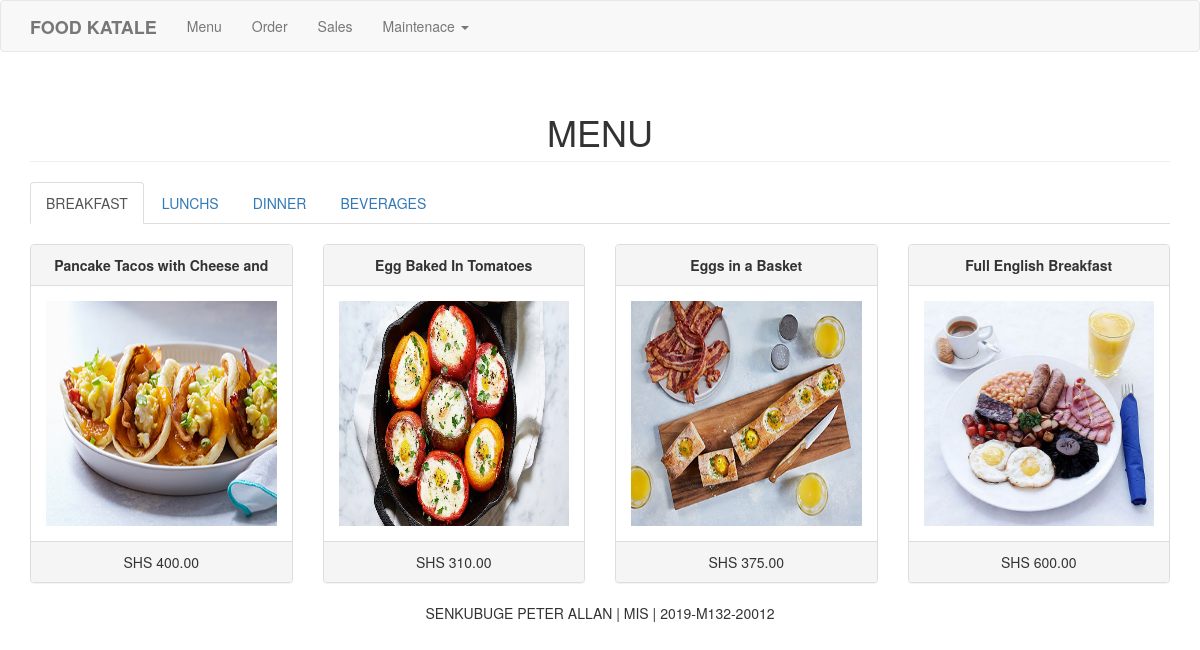
The page / on the database its author committed.
### tables this page shows
CREATE TABLE `category` (
  `categoryid` int(11) NOT NULL,
  `catname` varchar(30) NOT NULL
);

CREATE TABLE `product` (
  `productid` int(11) NOT NULL,
  `categoryid` int(1) NOT NULL,
  `productname` varchar(30) NOT NULL,
  `price` double NOT NULL,
  `photo` varchar(150) NOT NULL
);

### index.php (the view, shortened to what this page needs)
<?php include('header.php'); ?>
<body>
<?php include('navbar.php'); ?>
<div class="container">
	<h1 class="page-header text-center">MENU</h1>
	<ul class="nav nav-tabs">
		<?php
			$sql="select * from category order by categoryid asc limit 1";
			$fquery=$conn->query($sql);
			$frow=$fquery->fetch_array();
			?>
				<li class="active"><a data-toggle="tab" href="#<?php echo $frow['catname'] ?>"><?php echo $frow['catname'] ?></a></li>
			<?php
			$sql="select * from category order by categoryid asc";
			$nquery=$conn->query($sql);
			$num=$nquery->num_rows-1;
			$sql="select * from category order by categoryid asc limit 1, $num";
			$query=$conn->query($sql);
			while($row=$query->fetch_array()){
				?>
				<li><a data-toggle="tab" href="#<?php echo $row['catname'] ?>"><?php echo $row['catname'] ?></a></li>
				<?php
			}
		?>
	</ul>
	<div class="tab-content">
		<?php
			$sql="select * from category order by categoryid asc limit 1";
			$fquery=$conn->query($sql);
			$ftrow=$fquery->fetch_array();
			?>
				<div id="<?php echo $ftrow['catname']; ?>" class="tab-pane fade in active" style="margin-top:20px;">
					<?php
						$sql="select * from product where categoryid='".$ftrow['categoryid']."'";
						$pfquery=$conn->query($sql);
						$inc=4;
						while($pfrow=$pfquery->fetch_array()){
							$inc = ($inc == 4) ? 1 : $inc+1;
							if($inc == 1) echo "<div class='row'>";
							?>
								<div class="col-md-3">
									<div class="panel panel-default">
										<div class="panel-heading text-center">
											<b><?php echo $pfrow['productname']; ?></b>
										</div>
										<div class="panel-body">
											<img src="<?php if(empty($pfrow['photo'])){echo "upload/noimage.jpg";} else{echo $pfrow['photo'];} ?>" height="225px;" width="100%">
										</div>
										<div class="panel-footer text-center">
											SHS <?php echo number_format($pfrow['price'], 2); ?>
										</div>
									</div>
								</div>
							<?php
							if($inc == 4) echo "</div>";
						}
					?>
		    	</div>
	</div>
</div>
</body>
<footer><center>SENKUBUGE PETER ALLAN | MIS | 2019-M132-20012</center></footer>
</html>

### header.php (shortened to what this page needs)
<!DOCTYPE html>
<html>
<head>
	<link rel="stylesheet" href="https://maxcdn.bootstrapcdn.com/bootstrap/3.3.7/css/bootstrap.min.css">
</head>

### navbar.php (shortened to what this page needs)
<nav class="navbar navbar-default">
  <div class="container">
    <div class="navbar-header">
      <a class="navbar-brand" href="index.php"><b>FOOD KATALE</b></a>
    </div>
    <div class="collapse navbar-collapse" id="bs-example-navbar-collapse-1">
      <ul class="nav navbar-nav">
        <li><a href="index.php">Menu</a></li>
        <li><a href="order.php">Order</a></li>
        <li><a href="sales.php">Sales</a></li>
        <li>
          <a href="#" class="dropdown-toggle" data-toggle="dropdown" role="button" aria-haspopup="true" aria-expanded="false">Maintenace <span class="caret"></span></a>
        </li>
      </ul>
    </div>
  </div>
</nav>

### rows shown on the page
category: catname "BREAKFAST"
category: catname "LUNCHS"
category: catname "DINNER"
category: catname "BEVERAGES"
product: productname "Pancake Tacos with Cheese and", photo (picture), price "400.00"
product: productname "Egg Baked In Tomatoes", photo (picture), price "310.00"
product: productname "Eggs in a Basket", photo (picture), price "375.00"
product: productname "Full English Breakfast", photo (picture), price "600.00"
